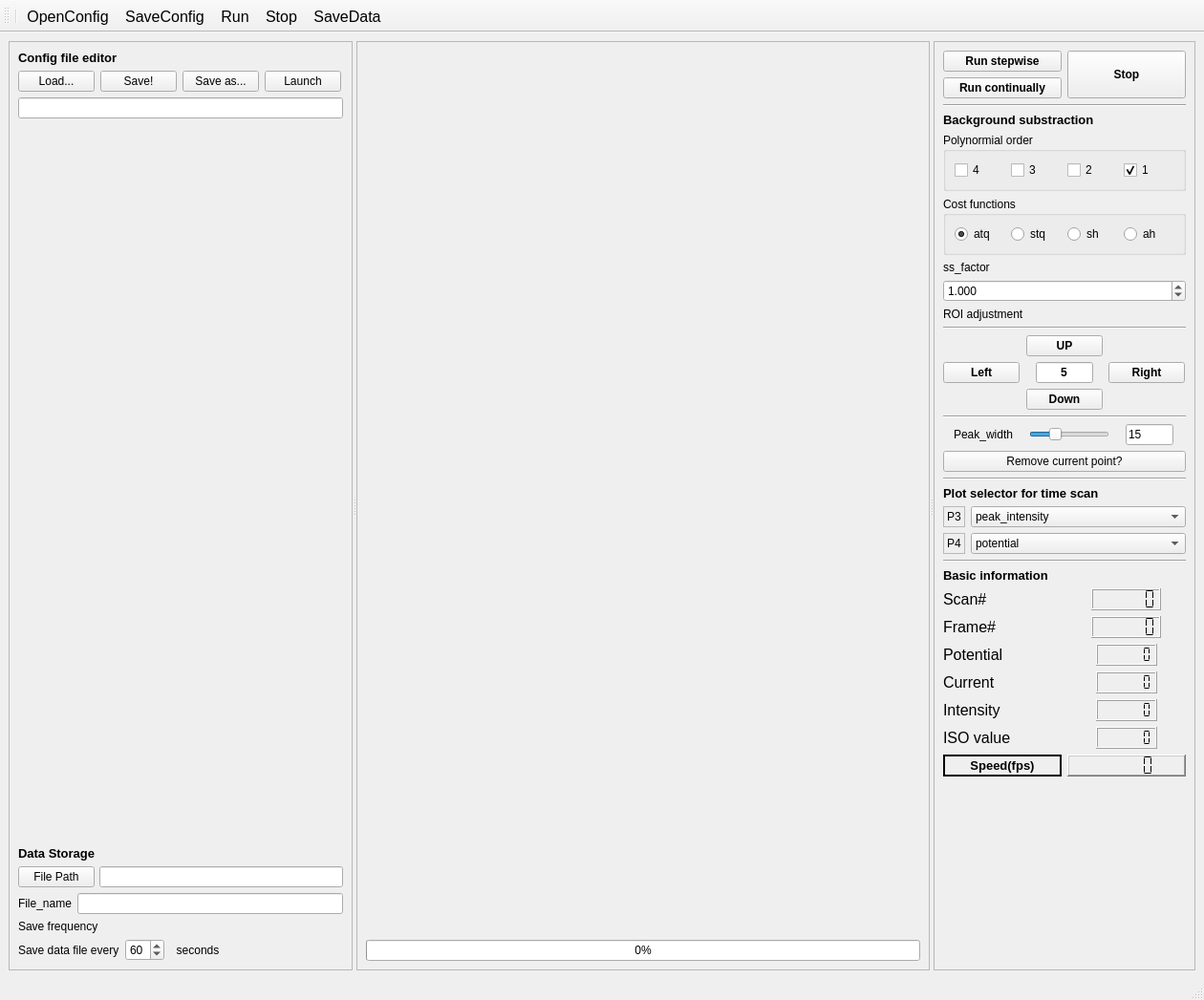
<?xml version="1.0" encoding="UTF-8"?>
<ui version="4.0">
 <class>MainWindow</class>
 <widget class="QMainWindow" name="MainWindow">
  <property name="geometry">
   <rect>
    <x>0</x>
    <y>0</y>
    <width>1260</width>
    <height>1047</height>
   </rect>
  </property>
  <property name="maximumSize">
   <size>
    <width>16777215</width>
    <height>1047</height>
   </size>
  </property>
  <property name="windowTitle">
   <string>MainWindow</string>
  </property>
  <widget class="QWidget" name="centralwidget">
   <layout class="QHBoxLayout" name="horizontalLayout">
    <item>
     <widget class="QSplitter" name="splitter">
      <property name="orientation">
       <enum>Qt::Horizontal</enum>
      </property>
      <widget class="QFrame" name="frame">
       <property name="sizePolicy">
        <sizepolicy hsizetype="Preferred" vsizetype="Preferred">
         <horstretch>0</horstretch>
         <verstretch>0</verstretch>
        </sizepolicy>
       </property>
       <property name="minimumSize">
        <size>
         <width>0</width>
         <height>0</height>
        </size>
       </property>
       <property name="maximumSize">
        <size>
         <width>350000</width>
         <height>16777215</height>
        </size>
       </property>
       <property name="frameShape">
        <enum>QFrame::StyledPanel</enum>
       </property>
       <property name="frameShadow">
        <enum>QFrame::Raised</enum>
       </property>
       <layout class="QVBoxLayout" name="verticalLayout">
        <item>
         <widget class="QLabel" name="label">
          <property name="sizePolicy">
           <sizepolicy hsizetype="Fixed" vsizetype="Fixed">
            <horstretch>0</horstretch>
            <verstretch>0</verstretch>
           </sizepolicy>
          </property>
          <property name="font">
           <font>
            <pointsize>10</pointsize>
            <weight>75</weight>
            <bold>true</bold>
           </font>
          </property>
          <property name="text">
           <string>Config file editor</string>
          </property>
         </widget>
        </item>
        <item>
         <layout class="QHBoxLayout" name="horizontalLayout_2">
          <property name="sizeConstraint">
           <enum>QLayout::SetFixedSize</enum>
          </property>
          <item>
           <widget class="QPushButton" name="open">
            <property name="sizePolicy">
             <sizepolicy hsizetype="Fixed" vsizetype="Fixed">
              <horstretch>0</horstretch>
              <verstretch>0</verstretch>
             </sizepolicy>
            </property>
            <property name="text">
             <string>Load...</string>
            </property>
           </widget>
          </item>
          <item>
           <widget class="QPushButton" name="save">
            <property name="sizePolicy">
             <sizepolicy hsizetype="Fixed" vsizetype="Fixed">
              <horstretch>0</horstretch>
              <verstretch>0</verstretch>
             </sizepolicy>
            </property>
            <property name="text">
             <string>Save!</string>
            </property>
           </widget>
          </item>
          <item>
           <widget class="QPushButton" name="saveas">
            <property name="sizePolicy">
             <sizepolicy hsizetype="Fixed" vsizetype="Fixed">
              <horstretch>0</horstretch>
              <verstretch>0</verstretch>
             </sizepolicy>
            </property>
            <property name="text">
             <string>Save as...</string>
            </property>
           </widget>
          </item>
          <item>
           <widget class="QPushButton" name="launch">
            <property name="sizePolicy">
             <sizepolicy hsizetype="Fixed" vsizetype="Fixed">
              <horstretch>0</horstretch>
              <verstretch>0</verstretch>
             </sizepolicy>
            </property>
            <property name="text">
             <string>Launch</string>
            </property>
           </widget>
          </item>
         </layout>
        </item>
        <item>
         <widget class="QLineEdit" name="lineEdit">
          <property name="sizePolicy">
           <sizepolicy hsizetype="Expanding" vsizetype="Fixed">
            <horstretch>0</horstretch>
            <verstretch>0</verstretch>
           </sizepolicy>
          </property>
          <property name="maximumSize">
           <size>
            <width>16777215</width>
            <height>16777215</height>
           </size>
          </property>
         </widget>
        </item>
        <item>
         <widget class="SolverParameters" name="widget_config" native="true">
          <property name="sizePolicy">
           <sizepolicy hsizetype="Preferred" vsizetype="Expanding">
            <horstretch>0</horstretch>
            <verstretch>0</verstretch>
           </sizepolicy>
          </property>
          <property name="minimumSize">
           <size>
            <width>0</width>
            <height>0</height>
           </size>
          </property>
         </widget>
        </item>
        <item>
         <widget class="QLabel" name="label_2">
          <property name="sizePolicy">
           <sizepolicy hsizetype="Fixed" vsizetype="Fixed">
            <horstretch>0</horstretch>
            <verstretch>0</verstretch>
           </sizepolicy>
          </property>
          <property name="font">
           <font>
            <pointsize>10</pointsize>
            <weight>75</weight>
            <bold>true</bold>
           </font>
          </property>
          <property name="text">
           <string>Data Storage</string>
          </property>
         </widget>
        </item>
        <item>
         <layout class="QHBoxLayout" name="horizontalLayout_3" stretch="0,0">
          <property name="spacing">
           <number>5</number>
          </property>
          <property name="sizeConstraint">
           <enum>QLayout::SetNoConstraint</enum>
          </property>
          <item>
           <widget class="QPushButton" name="pushButton_filePath">
            <property name="sizePolicy">
             <sizepolicy hsizetype="Fixed" vsizetype="Fixed">
              <horstretch>0</horstretch>
              <verstretch>0</verstretch>
             </sizepolicy>
            </property>
            <property name="maximumSize">
             <size>
              <width>80</width>
              <height>16777215</height>
             </size>
            </property>
            <property name="text">
             <string>File Path</string>
            </property>
           </widget>
          </item>
          <item>
           <widget class="QLineEdit" name="lineEdit_data_file_path">
            <property name="sizePolicy">
             <sizepolicy hsizetype="Expanding" vsizetype="Fixed">
              <horstretch>0</horstretch>
              <verstretch>0</verstretch>
             </sizepolicy>
            </property>
            <property name="minimumSize">
             <size>
              <width>230</width>
              <height>0</height>
             </size>
            </property>
            <property name="maximumSize">
             <size>
              <width>16777215</width>
              <height>16777215</height>
             </size>
            </property>
            <property name="inputMask">
             <string notr="true" extracomment="file_name.xlsx"/>
            </property>
            <property name="text">
             <string extracomment="file_name.xlsx"/>
            </property>
           </widget>
          </item>
         </layout>
        </item>
        <item>
         <layout class="QHBoxLayout" name="horizontalLayout_4">
          <property name="sizeConstraint">
           <enum>QLayout::SetNoConstraint</enum>
          </property>
          <item>
           <widget class="QLabel" name="label_16">
            <property name="sizePolicy">
             <sizepolicy hsizetype="Fixed" vsizetype="Fixed">
              <horstretch>0</horstretch>
              <verstretch>0</verstretch>
             </sizepolicy>
            </property>
            <property name="text">
             <string>File_name</string>
            </property>
           </widget>
          </item>
          <item>
           <widget class="QLineEdit" name="lineEdit_data_file_name">
            <property name="sizePolicy">
             <sizepolicy hsizetype="Expanding" vsizetype="Fixed">
              <horstretch>0</horstretch>
              <verstretch>0</verstretch>
             </sizepolicy>
            </property>
            <property name="maximumSize">
             <size>
              <width>16777215</width>
              <height>16777215</height>
             </size>
            </property>
           </widget>
          </item>
         </layout>
        </item>
        <item>
         <widget class="QLabel" name="label_6">
          <property name="minimumSize">
           <size>
            <width>0</width>
            <height>13</height>
           </size>
          </property>
          <property name="text">
           <string>Save frequency</string>
          </property>
         </widget>
        </item>
        <item>
         <layout class="QHBoxLayout" name="horizontalLayout_5">
          <item>
           <widget class="QLabel" name="label_7">
            <property name="text">
             <string>Save data file every</string>
            </property>
           </widget>
          </item>
          <item>
           <widget class="QSpinBox" name="spinBox_save_frequency">
            <property name="value">
             <number>60</number>
            </property>
           </widget>
          </item>
          <item>
           <widget class="QLabel" name="label_8">
            <property name="text">
             <string>  seconds</string>
            </property>
           </widget>
          </item>
          <item>
           <spacer name="horizontalSpacer">
            <property name="orientation">
             <enum>Qt::Horizontal</enum>
            </property>
            <property name="sizeHint" stdset="0">
             <size>
              <width>40</width>
              <height>20</height>
             </size>
            </property>
           </spacer>
          </item>
         </layout>
        </item>
       </layout>
      </widget>
      <widget class="QFrame" name="frame_2">
       <property name="sizePolicy">
        <sizepolicy hsizetype="Preferred" vsizetype="Preferred">
         <horstretch>0</horstretch>
         <verstretch>0</verstretch>
        </sizepolicy>
       </property>
       <property name="minimumSize">
        <size>
         <width>600</width>
         <height>0</height>
        </size>
       </property>
       <property name="frameShape">
        <enum>QFrame::StyledPanel</enum>
       </property>
       <property name="frameShadow">
        <enum>QFrame::Raised</enum>
       </property>
       <layout class="QVBoxLayout" name="verticalLayout_2">
        <item>
         <layout class="QVBoxLayout" name="verticalLayout_4">
          <property name="sizeConstraint">
           <enum>QLayout::SetNoConstraint</enum>
          </property>
          <item>
           <widget class="GraphicsLayoutWidget" name="widget_image" native="true">
            <property name="sizePolicy">
             <sizepolicy hsizetype="Expanding" vsizetype="Expanding">
              <horstretch>0</horstretch>
              <verstretch>0</verstretch>
             </sizepolicy>
            </property>
           </widget>
          </item>
          <item>
           <widget class="QProgressBar" name="progressBar">
            <property name="value">
             <number>0</number>
            </property>
           </widget>
          </item>
         </layout>
        </item>
       </layout>
      </widget>
      <widget class="QFrame" name="frame_3">
       <property name="enabled">
        <bool>true</bool>
       </property>
       <property name="sizePolicy">
        <sizepolicy hsizetype="Expanding" vsizetype="Expanding">
         <horstretch>0</horstretch>
         <verstretch>0</verstretch>
        </sizepolicy>
       </property>
       <property name="maximumSize">
        <size>
         <width>300</width>
         <height>16777215</height>
        </size>
       </property>
       <property name="frameShape">
        <enum>QFrame::StyledPanel</enum>
       </property>
       <property name="frameShadow">
        <enum>QFrame::Raised</enum>
       </property>
       <layout class="QVBoxLayout" name="verticalLayout_3">
        <item>
         <layout class="QHBoxLayout" name="horizontalLayout_6">
          <item>
           <layout class="QVBoxLayout" name="verticalLayout_6">
            <item>
             <widget class="QPushButton" name="runstepwise">
              <property name="sizePolicy">
               <sizepolicy hsizetype="Preferred" vsizetype="Fixed">
                <horstretch>0</horstretch>
                <verstretch>0</verstretch>
               </sizepolicy>
              </property>
              <property name="font">
               <font>
                <weight>75</weight>
                <bold>true</bold>
               </font>
              </property>
              <property name="text">
               <string>Run stepwise</string>
              </property>
             </widget>
            </item>
            <item>
             <widget class="QPushButton" name="plot">
              <property name="sizePolicy">
               <sizepolicy hsizetype="Preferred" vsizetype="Fixed">
                <horstretch>0</horstretch>
                <verstretch>0</verstretch>
               </sizepolicy>
              </property>
              <property name="font">
               <font>
                <weight>75</weight>
                <bold>true</bold>
               </font>
              </property>
              <property name="text">
               <string>Run continually</string>
              </property>
             </widget>
            </item>
           </layout>
          </item>
          <item>
           <widget class="QPushButton" name="stopBtn">
            <property name="sizePolicy">
             <sizepolicy hsizetype="Preferred" vsizetype="Preferred">
              <horstretch>0</horstretch>
              <verstretch>0</verstretch>
             </sizepolicy>
            </property>
            <property name="font">
             <font>
              <weight>75</weight>
              <bold>true</bold>
             </font>
            </property>
            <property name="text">
             <string>Stop</string>
            </property>
           </widget>
          </item>
         </layout>
        </item>
        <item>
         <widget class="Line" name="line_3">
          <property name="orientation">
           <enum>Qt::Horizontal</enum>
          </property>
         </widget>
        </item>
        <item>
         <widget class="QLabel" name="label_4">
          <property name="font">
           <font>
            <pointsize>10</pointsize>
            <weight>75</weight>
            <bold>true</bold>
           </font>
          </property>
          <property name="text">
           <string>Background substraction</string>
          </property>
         </widget>
        </item>
        <item>
         <widget class="QGroupBox" name="groupBox_2">
          <property name="title">
           <string>Polynormial order</string>
          </property>
          <layout class="QHBoxLayout" name="horizontalLayout_8">
           <item>
            <widget class="QCheckBox" name="checkBox_order4">
             <property name="text">
              <string>4</string>
             </property>
            </widget>
           </item>
           <item>
            <widget class="QCheckBox" name="checkBox_order3">
             <property name="text">
              <string>3</string>
             </property>
            </widget>
           </item>
           <item>
            <widget class="QCheckBox" name="checkBox_order2">
             <property name="text">
              <string>2</string>
             </property>
            </widget>
           </item>
           <item>
            <widget class="QCheckBox" name="checkBox_order1">
             <property name="text">
              <string>1</string>
             </property>
             <property name="checked">
              <bool>true</bool>
             </property>
            </widget>
           </item>
          </layout>
         </widget>
        </item>
        <item>
         <widget class="QGroupBox" name="groupBox_cost_func">
          <property name="title">
           <string>Cost functions</string>
          </property>
          <layout class="QHBoxLayout" name="horizontalLayout_9">
           <item>
            <widget class="QRadioButton" name="radioButton_atq">
             <property name="text">
              <string>atq</string>
             </property>
             <property name="checked">
              <bool>true</bool>
             </property>
            </widget>
           </item>
           <item>
            <widget class="QRadioButton" name="radioButton_stq">
             <property name="text">
              <string>stq</string>
             </property>
            </widget>
           </item>
           <item>
            <widget class="QRadioButton" name="radioButton_sh">
             <property name="text">
              <string>sh</string>
             </property>
            </widget>
           </item>
           <item>
            <widget class="QRadioButton" name="radioButton_ah">
             <property name="text">
              <string>ah</string>
             </property>
            </widget>
           </item>
          </layout>
         </widget>
        </item>
        <item>
         <widget class="QLabel" name="label_3">
          <property name="text">
           <string>ss_factor</string>
          </property>
         </widget>
        </item>
        <item>
         <widget class="QDoubleSpinBox" name="doubleSpinBox_ss_factor">
          <property name="decimals">
           <number>3</number>
          </property>
          <property name="maximum">
           <double>20.000000000000000</double>
          </property>
          <property name="singleStep">
           <double>0.100000000000000</double>
          </property>
          <property name="value">
           <double>1.000000000000000</double>
          </property>
         </widget>
        </item>
        <item>
         <widget class="QLabel" name="label_21">
          <property name="text">
           <string>ROI adjustment</string>
          </property>
         </widget>
        </item>
        <item>
         <widget class="Line" name="line_5">
          <property name="orientation">
           <enum>Qt::Horizontal</enum>
          </property>
         </widget>
        </item>
        <item>
         <layout class="QGridLayout" name="gridLayout_3">
          <property name="sizeConstraint">
           <enum>QLayout::SetFixedSize</enum>
          </property>
          <item row="1" column="1" alignment="Qt::AlignHCenter">
           <widget class="QLineEdit" name="lineEdit_roi_offset">
            <property name="sizePolicy">
             <sizepolicy hsizetype="Expanding" vsizetype="Fixed">
              <horstretch>0</horstretch>
              <verstretch>0</verstretch>
             </sizepolicy>
            </property>
            <property name="maximumSize">
             <size>
              <width>60</width>
              <height>16777215</height>
             </size>
            </property>
            <property name="font">
             <font>
              <weight>75</weight>
              <bold>true</bold>
             </font>
            </property>
            <property name="text">
             <string>5</string>
            </property>
            <property name="alignment">
             <set>Qt::AlignCenter</set>
            </property>
           </widget>
          </item>
          <item row="2" column="1" alignment="Qt::AlignHCenter">
           <widget class="QPushButton" name="pushButton_down">
            <property name="sizePolicy">
             <sizepolicy hsizetype="Expanding" vsizetype="Fixed">
              <horstretch>0</horstretch>
              <verstretch>0</verstretch>
             </sizepolicy>
            </property>
            <property name="maximumSize">
             <size>
              <width>100</width>
              <height>16777215</height>
             </size>
            </property>
            <property name="font">
             <font>
              <weight>75</weight>
              <bold>true</bold>
             </font>
            </property>
            <property name="text">
             <string>Down</string>
            </property>
           </widget>
          </item>
          <item row="0" column="1" alignment="Qt::AlignHCenter">
           <widget class="QPushButton" name="pushButton_up">
            <property name="sizePolicy">
             <sizepolicy hsizetype="Expanding" vsizetype="Fixed">
              <horstretch>0</horstretch>
              <verstretch>0</verstretch>
             </sizepolicy>
            </property>
            <property name="maximumSize">
             <size>
              <width>100</width>
              <height>16777215</height>
             </size>
            </property>
            <property name="font">
             <font>
              <weight>75</weight>
              <bold>true</bold>
             </font>
            </property>
            <property name="text">
             <string>UP</string>
            </property>
           </widget>
          </item>
          <item row="1" column="0" alignment="Qt::AlignHCenter">
           <widget class="QPushButton" name="pushButton_left">
            <property name="sizePolicy">
             <sizepolicy hsizetype="Expanding" vsizetype="Fixed">
              <horstretch>0</horstretch>
              <verstretch>0</verstretch>
             </sizepolicy>
            </property>
            <property name="maximumSize">
             <size>
              <width>99999</width>
              <height>16777215</height>
             </size>
            </property>
            <property name="font">
             <font>
              <weight>75</weight>
              <bold>true</bold>
             </font>
            </property>
            <property name="text">
             <string>Left</string>
            </property>
           </widget>
          </item>
          <item row="1" column="2" alignment="Qt::AlignHCenter">
           <widget class="QPushButton" name="pushButton_right">
            <property name="sizePolicy">
             <sizepolicy hsizetype="Expanding" vsizetype="Fixed">
              <horstretch>0</horstretch>
              <verstretch>0</verstretch>
             </sizepolicy>
            </property>
            <property name="maximumSize">
             <size>
              <width>33333</width>
              <height>16777215</height>
             </size>
            </property>
            <property name="font">
             <font>
              <weight>75</weight>
              <bold>true</bold>
             </font>
            </property>
            <property name="text">
             <string>Right</string>
            </property>
           </widget>
          </item>
         </layout>
        </item>
        <item>
         <widget class="Line" name="line_4">
          <property name="orientation">
           <enum>Qt::Horizontal</enum>
          </property>
         </widget>
        </item>
        <item>
         <layout class="QHBoxLayout" name="horizontalLayout_7">
          <item>
           <widget class="QLabel" name="label_18">
            <property name="sizePolicy">
             <sizepolicy hsizetype="Fixed" vsizetype="Fixed">
              <horstretch>0</horstretch>
              <verstretch>0</verstretch>
             </sizepolicy>
            </property>
            <property name="text">
             <string>Peak_width</string>
            </property>
           </widget>
          </item>
          <item>
           <widget class="QSlider" name="horizontalSlider">
            <property name="sizePolicy">
             <sizepolicy hsizetype="Fixed" vsizetype="Fixed">
              <horstretch>0</horstretch>
              <verstretch>0</verstretch>
             </sizepolicy>
            </property>
            <property name="minimum">
             <number>5</number>
            </property>
            <property name="maximum">
             <number>40</number>
            </property>
            <property name="singleStep">
             <number>2</number>
            </property>
            <property name="value">
             <number>15</number>
            </property>
            <property name="orientation">
             <enum>Qt::Horizontal</enum>
            </property>
           </widget>
          </item>
          <item>
           <widget class="QLineEdit" name="lineEdit_peak_width">
            <property name="sizePolicy">
             <sizepolicy hsizetype="Fixed" vsizetype="Fixed">
              <horstretch>0</horstretch>
              <verstretch>0</verstretch>
             </sizepolicy>
            </property>
            <property name="maximumSize">
             <size>
              <width>50</width>
              <height>16777215</height>
             </size>
            </property>
            <property name="text">
             <string>15</string>
            </property>
           </widget>
          </item>
         </layout>
        </item>
        <item>
         <widget class="QPushButton" name="pushButton_remove_current_point">
          <property name="text">
           <string>Remove current point?</string>
          </property>
         </widget>
        </item>
        <item>
         <widget class="Line" name="line_2">
          <property name="orientation">
           <enum>Qt::Horizontal</enum>
          </property>
         </widget>
        </item>
        <item>
         <widget class="QLabel" name="label_5">
          <property name="sizePolicy">
           <sizepolicy hsizetype="Preferred" vsizetype="Fixed">
            <horstretch>0</horstretch>
            <verstretch>0</verstretch>
           </sizepolicy>
          </property>
          <property name="font">
           <font>
            <pointsize>10</pointsize>
            <weight>75</weight>
            <bold>true</bold>
           </font>
          </property>
          <property name="text">
           <string>Plot selector for time scan</string>
          </property>
         </widget>
        </item>
        <item>
         <layout class="QFormLayout" name="formLayout">
          <property name="labelAlignment">
           <set>Qt::AlignCenter</set>
          </property>
          <item row="0" column="0">
           <widget class="QLabel" name="label_17">
            <property name="frameShape">
             <enum>QFrame::StyledPanel</enum>
            </property>
            <property name="text">
             <string>P3</string>
            </property>
           </widget>
          </item>
          <item row="0" column="1">
           <widget class="QComboBox" name="comboBox_p3">
            <item>
             <property name="text">
              <string>peak_intensity</string>
             </property>
            </item>
            <item>
             <property name="text">
              <string>bkg_intensity</string>
             </property>
            </item>
           </widget>
          </item>
          <item row="1" column="0">
           <widget class="QLabel" name="label_19">
            <property name="frameShape">
             <enum>QFrame::StyledPanel</enum>
            </property>
            <property name="text">
             <string>P4</string>
            </property>
           </widget>
          </item>
          <item row="1" column="1">
           <widget class="QComboBox" name="comboBox_p4">
            <item>
             <property name="text">
              <string>potential</string>
             </property>
            </item>
            <item>
             <property name="text">
              <string>current</string>
             </property>
            </item>
           </widget>
          </item>
         </layout>
        </item>
        <item>
         <widget class="Line" name="line">
          <property name="orientation">
           <enum>Qt::Horizontal</enum>
          </property>
         </widget>
        </item>
        <item>
         <widget class="QLabel" name="label_9">
          <property name="sizePolicy">
           <sizepolicy hsizetype="Fixed" vsizetype="Fixed">
            <horstretch>0</horstretch>
            <verstretch>0</verstretch>
           </sizepolicy>
          </property>
          <property name="font">
           <font>
            <pointsize>10</pointsize>
            <weight>75</weight>
            <bold>true</bold>
           </font>
          </property>
          <property name="text">
           <string>Basic information</string>
          </property>
         </widget>
        </item>
        <item>
         <layout class="QGridLayout" name="gridLayout_5">
          <item row="0" column="0">
           <layout class="QGridLayout" name="gridLayout">
            <item row="0" column="0">
             <widget class="QLabel" name="label_10">
              <property name="font">
               <font>
                <pointsize>12</pointsize>
               </font>
              </property>
              <property name="text">
               <string>Scan#</string>
              </property>
             </widget>
            </item>
            <item row="1" column="0">
             <widget class="QLabel" name="label_11">
              <property name="font">
               <font>
                <pointsize>12</pointsize>
               </font>
              </property>
              <property name="text">
               <string>Frame#</string>
              </property>
             </widget>
            </item>
            <item row="2" column="0">
             <widget class="QLabel" name="label_12">
              <property name="font">
               <font>
                <pointsize>12</pointsize>
               </font>
              </property>
              <property name="text">
               <string>Potential</string>
              </property>
             </widget>
            </item>
            <item row="3" column="0">
             <widget class="QLabel" name="label_13">
              <property name="font">
               <font>
                <pointsize>12</pointsize>
               </font>
              </property>
              <property name="text">
               <string>Current</string>
              </property>
             </widget>
            </item>
            <item row="4" column="0">
             <widget class="QLabel" name="label_14">
              <property name="font">
               <font>
                <pointsize>12</pointsize>
               </font>
              </property>
              <property name="text">
               <string>Intensity</string>
              </property>
             </widget>
            </item>
            <item row="5" column="0">
             <widget class="QLabel" name="label_15">
              <property name="font">
               <font>
                <pointsize>12</pointsize>
               </font>
              </property>
              <property name="text">
               <string>ISO value</string>
              </property>
             </widget>
            </item>
           </layout>
          </item>
          <item row="0" column="1">
           <layout class="QGridLayout" name="gridLayout_2">
            <item row="4" column="0" alignment="Qt::AlignHCenter">
             <widget class="QLCDNumber" name="lcdNumber_intensity">
              <property name="font">
               <font>
                <family>Times New Roman</family>
                <weight>75</weight>
                <bold>true</bold>
               </font>
              </property>
              <property name="smallDecimalPoint">
               <bool>true</bool>
              </property>
              <property name="digitCount">
               <number>6</number>
              </property>
              <property name="segmentStyle">
               <enum>QLCDNumber::Flat</enum>
              </property>
             </widget>
            </item>
            <item row="1" column="0" alignment="Qt::AlignHCenter">
             <widget class="QLCDNumber" name="lcdNumber_frame_number">
              <property name="font">
               <font>
                <family>Times New Roman</family>
                <weight>75</weight>
                <bold>true</bold>
               </font>
              </property>
              <property name="smallDecimalPoint">
               <bool>false</bool>
              </property>
              <property name="digitCount">
               <number>6</number>
              </property>
              <property name="segmentStyle">
               <enum>QLCDNumber::Flat</enum>
              </property>
              <property name="intValue" stdset="0">
               <number>0</number>
              </property>
             </widget>
            </item>
            <item row="2" column="0" alignment="Qt::AlignHCenter">
             <widget class="QLCDNumber" name="lcdNumber_potential">
              <property name="font">
               <font>
                <family>Times New Roman</family>
                <weight>75</weight>
                <bold>true</bold>
               </font>
              </property>
              <property name="smallDecimalPoint">
               <bool>true</bool>
              </property>
              <property name="digitCount">
               <number>6</number>
              </property>
              <property name="segmentStyle">
               <enum>QLCDNumber::Flat</enum>
              </property>
             </widget>
            </item>
            <item row="3" column="0" alignment="Qt::AlignHCenter">
             <widget class="QLCDNumber" name="lcdNumber_current">
              <property name="font">
               <font>
                <family>Times New Roman</family>
                <weight>75</weight>
                <bold>true</bold>
               </font>
              </property>
              <property name="layoutDirection">
               <enum>Qt::LeftToRight</enum>
              </property>
              <property name="smallDecimalPoint">
               <bool>true</bool>
              </property>
              <property name="digitCount">
               <number>6</number>
              </property>
              <property name="segmentStyle">
               <enum>QLCDNumber::Flat</enum>
              </property>
             </widget>
            </item>
            <item row="0" column="0" alignment="Qt::AlignHCenter">
             <widget class="QLCDNumber" name="lcdNumber_scan_number">
              <property name="font">
               <font>
                <family>Times New Roman</family>
                <weight>75</weight>
                <bold>true</bold>
                <stylestrategy>NoAntialias</stylestrategy>
               </font>
              </property>
              <property name="smallDecimalPoint">
               <bool>false</bool>
              </property>
              <property name="digitCount">
               <number>6</number>
              </property>
              <property name="mode">
               <enum>QLCDNumber::Dec</enum>
              </property>
              <property name="segmentStyle">
               <enum>QLCDNumber::Flat</enum>
              </property>
              <property name="value" stdset="0">
               <double>0.000000000000000</double>
              </property>
              <property name="intValue" stdset="0">
               <number>0</number>
              </property>
             </widget>
            </item>
            <item row="5" column="0" alignment="Qt::AlignHCenter">
             <widget class="QLCDNumber" name="lcdNumber_iso">
              <property name="font">
               <font>
                <family>Times New Roman</family>
                <weight>75</weight>
                <bold>true</bold>
               </font>
              </property>
              <property name="smallDecimalPoint">
               <bool>true</bool>
              </property>
              <property name="digitCount">
               <number>6</number>
              </property>
              <property name="segmentStyle">
               <enum>QLCDNumber::Flat</enum>
              </property>
             </widget>
            </item>
           </layout>
          </item>
          <item row="1" column="0">
           <widget class="QLabel" name="label_20">
            <property name="font">
             <font>
              <pointsize>10</pointsize>
              <weight>75</weight>
              <bold>true</bold>
             </font>
            </property>
            <property name="layoutDirection">
             <enum>Qt::RightToLeft</enum>
            </property>
            <property name="frameShape">
             <enum>QFrame::WinPanel</enum>
            </property>
            <property name="text">
             <string>Speed(fps)</string>
            </property>
            <property name="alignment">
             <set>Qt::AlignCenter</set>
            </property>
           </widget>
          </item>
          <item row="1" column="1">
           <widget class="QLCDNumber" name="lcdNumber_speed">
            <property name="font">
             <font>
              <family>Times New Roman</family>
              <pointsize>8</pointsize>
              <weight>75</weight>
              <italic>false</italic>
              <bold>true</bold>
              <underline>false</underline>
              <strikeout>false</strikeout>
              <kerning>true</kerning>
             </font>
            </property>
            <property name="frameShape">
             <enum>QFrame::WinPanel</enum>
            </property>
            <property name="smallDecimalPoint">
             <bool>true</bool>
            </property>
            <property name="segmentStyle">
             <enum>QLCDNumber::Flat</enum>
            </property>
           </widget>
          </item>
         </layout>
        </item>
        <item>
         <spacer name="verticalSpacer">
          <property name="orientation">
           <enum>Qt::Vertical</enum>
          </property>
          <property name="sizeHint" stdset="0">
           <size>
            <width>20</width>
            <height>40</height>
           </size>
          </property>
         </spacer>
        </item>
       </layout>
      </widget>
     </widget>
    </item>
   </layout>
  </widget>
  <widget class="QMenuBar" name="menubar">
   <property name="geometry">
    <rect>
     <x>0</x>
     <y>0</y>
     <width>1260</width>
     <height>22</height>
    </rect>
   </property>
  </widget>
  <widget class="QStatusBar" name="statusbar"/>
  <widget class="QToolBar" name="toolBar">
   <property name="font">
    <font>
     <pointsize>12</pointsize>
     <weight>50</weight>
     <italic>false</italic>
     <bold>false</bold>
     <underline>false</underline>
     <strikeout>false</strikeout>
    </font>
   </property>
   <property name="windowTitle">
    <string>toolBar</string>
   </property>
   <attribute name="toolBarArea">
    <enum>TopToolBarArea</enum>
   </attribute>
   <attribute name="toolBarBreak">
    <bool>false</bool>
   </attribute>
   <addaction name="separator"/>
   <addaction name="actionOpenConfig"/>
   <addaction name="actionSaveConfig"/>
   <addaction name="actionRun"/>
   <addaction name="actionStop"/>
   <addaction name="actionSaveData"/>
  </widget>
  <action name="actionOpenConfig">
   <property name="icon">
    <iconset>
     <normalon>../../../icons/blue-folder--arrow.png</normalon>
    </iconset>
   </property>
   <property name="text">
    <string>OpenConfig</string>
   </property>
  </action>
  <action name="actionSaveConfig">
   <property name="icon">
    <iconset>
     <normalon>../../../icons/application-dock-270.png</normalon>
    </iconset>
   </property>
   <property name="text">
    <string>SaveConfig</string>
   </property>
  </action>
  <action name="actionRun">
   <property name="icon">
    <iconset>
     <normaloff>../../../icons/clapperboard--arrow.png</normaloff>
     <normalon>../../../icons/battery-charge.png</normalon>../../../icons/clapperboard--arrow.png</iconset>
   </property>
   <property name="text">
    <string>Run</string>
   </property>
  </action>
  <action name="actionSaveData">
   <property name="icon">
    <iconset>
     <normalon>../../../icons/disc--plus.png</normalon>
    </iconset>
   </property>
   <property name="text">
    <string>SaveData</string>
   </property>
  </action>
  <action name="actionStop">
   <property name="icon">
    <iconset>
     <normalon>../../../icons/clapperboard--minus.png</normalon>
    </iconset>
   </property>
   <property name="text">
    <string>Stop</string>
   </property>
  </action>
 </widget>
 <customwidgets>
  <customwidget>
   <class>GraphicsLayoutWidget</class>
   <extends>QWidget</extends>
   <header>pyqtgraph.h</header>
   <container>1</container>
  </customwidget>
  <customwidget>
   <class>SolverParameters</class>
   <extends>QWidget</extends>
   <header location="global">parameter_tree.h</header>
   <container>1</container>
  </customwidget>
 </customwidgets>
 <resources/>
 <connections/>
</ui>
